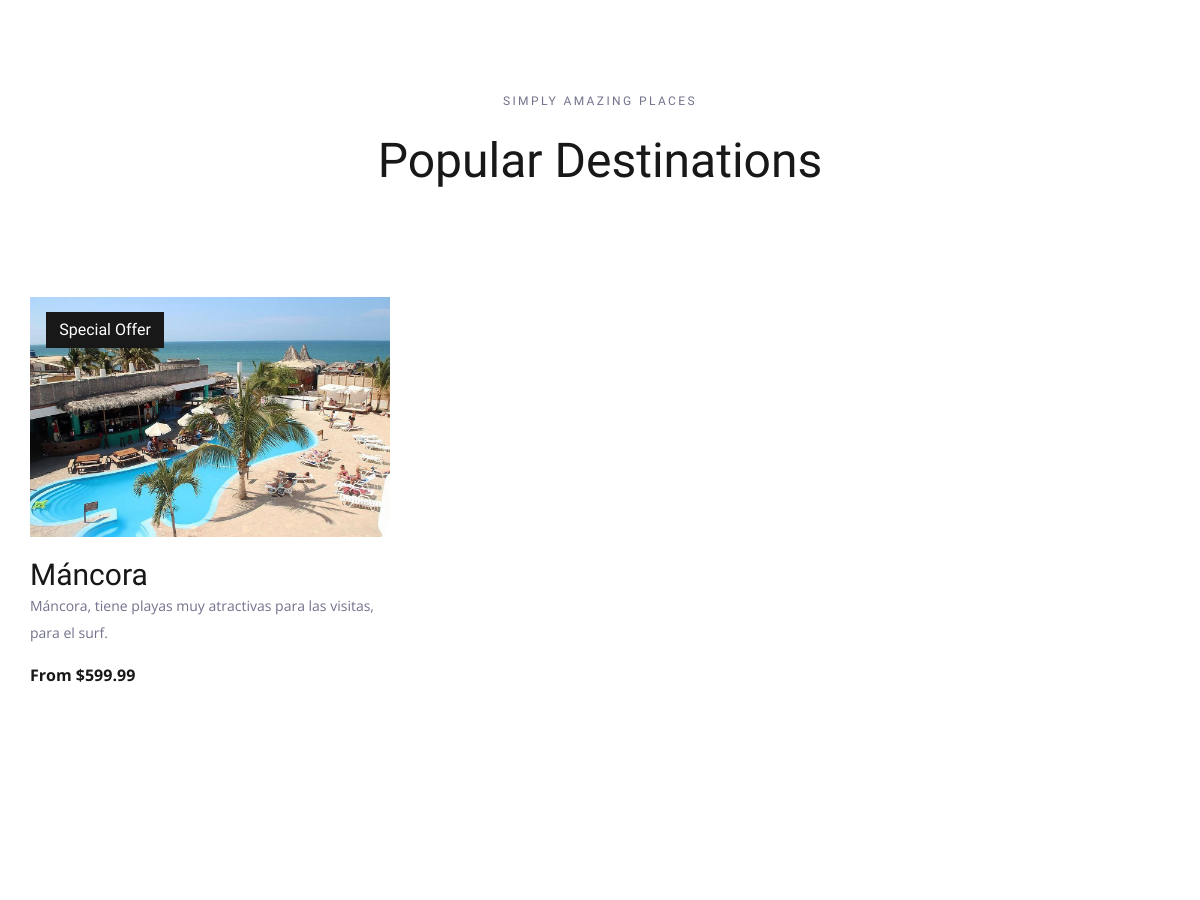
The app's page / (middle part), older data.
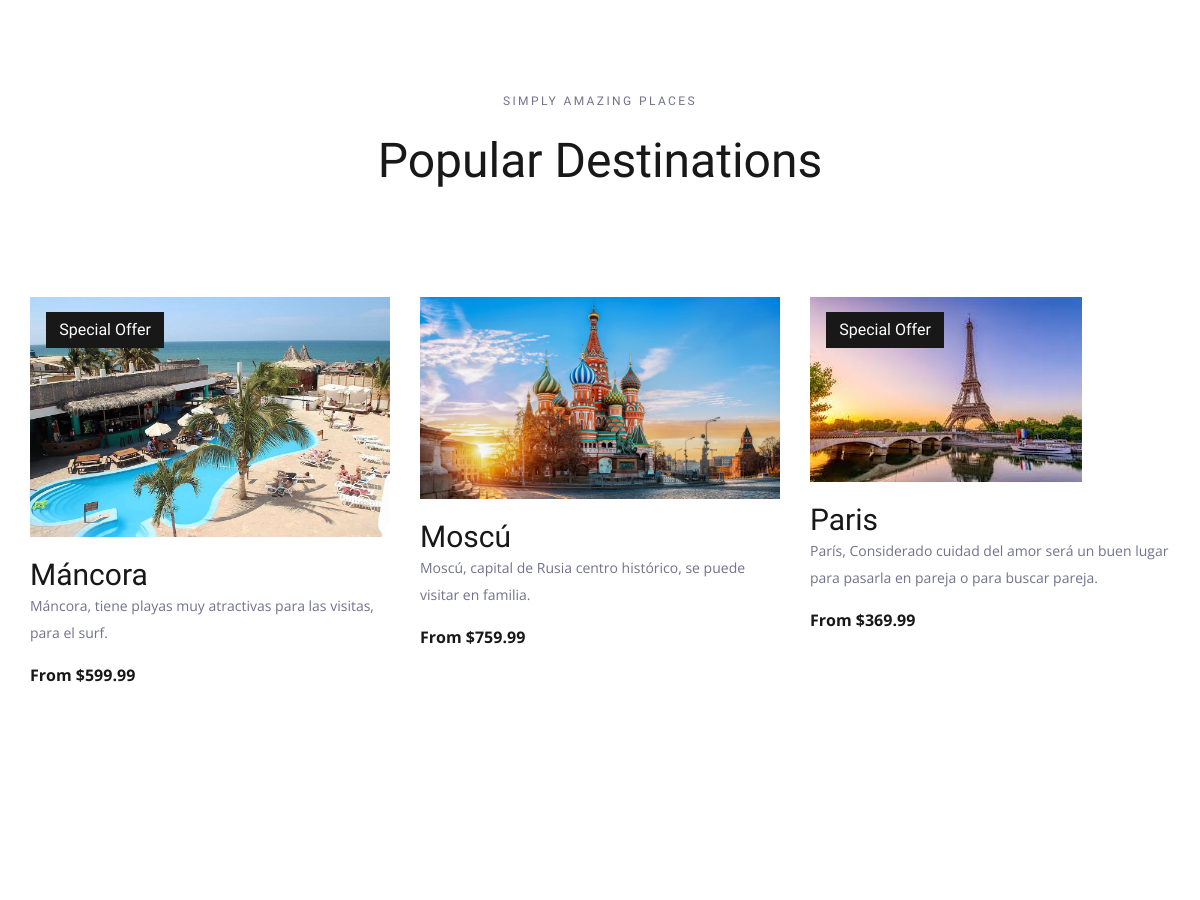
The same page, newer data.
### travello/models.py (models this page shows)
class Destino(models.Model):
    name  = models.CharField(max_length=100)
    img   = models.ImageField(upload_to='pics')
    desc  = models.TextField()
    price = models.FloatField()
    offer = models.BooleanField(default=False)
    state = models.BooleanField(default=True)

### travello/views.py (the view)
# urls.py: path("",views.index, name="index")
def index(request):
    dests = Destino.objects.all()
    return render(request,"index.html",{'dests':dests})

### templates/index.html (shortened to what this page needs)
{% load static %}
<!DOCTYPE html>
<html lang="en">
<head>
<link rel="stylesheet" type="text/css" href="{% static 'styles/bootstrap4/bootstrap.min.css' %}">
<link href="{% static 'plugins/font-awesome-4.7.0/css/font-awesome.min.css' %}" rel="stylesheet" type="text/css">
<link rel="stylesheet" type="text/css" href="{% static 'plugins/OwlCarousel2-2.2.1/owl.carousel.css' %}">
<link rel="stylesheet" type="text/css" href="{% static 'plugins/OwlCarousel2-2.2.1/owl.theme.default.css' %}">
<link rel="stylesheet" type="text/css" href="{% static 'plugins/OwlCarousel2-2.2.1/animate.css' %}">
<link rel="stylesheet" type="text/css" href="{% static 'styles/main_styles.css' %}">
<link rel="stylesheet" type="text/css" href="{% static 'styles/responsive.css' %}">
</head>
<body>
<div class="super_container">
	<div class="destinations" id="destinations">
		<div class="container">
			<div class="row">
				<div class="col text-center">
					<div class="section_subtitle">simply amazing places</div>
					<div class="section_title"><h2>Popular Destinations</h2></div>
				</div>
			</div>
			<div class="row destinations_row">
				<div class="col">
					<div class="destinations_container item_grid">
						{% for dest in dests %}
						<div class="destination item">
							<div class="destination_image">
								<img src="{{dest.img.url}}" alt="image_of_{{dest.name}}">
								{% if dest.offer %}
								<div class="spec_offer text-center"><a href="#">Special Offer</a></div>
								{% endif %}
							</div>
							<div class="destination_content">
								<div class="destination_title"><a href="destinations.html">{{dest.name}}</a></div>
								<div class="destination_subtitle"><p>{{dest.desc}}</p></div>
								<div class="destination_price">From ${{dest.price}}</div>
							</div>
						</div>
						{% endfor %}
					</div>
				</div>
			</div>
		</div>
	</div>
	<div class="testimonials" id="testimonials">
		<div class="parallax_background parallax-window" data-parallax="scroll" data-image-src="{% static 'images/testimonials.jpg' %}" data-speed="0.8"></div>
	</div>
</div>
</body>
</html>

### static/styles/main_styles.css (style rules this page uses)
* { margin: 0; padding: 0; -webkit-font-smoothing: antialiased; -webkit-text-shadow: rgba(0,0,0,.01) 0 0 1px; text-shadow: rgba(0,0,0,.01) 0 0 1px; }
body { font-family: 'Open Sans', sans-serif; font-size: 14px; font-weight: 400; background: #FFFFFF; color: #a5a5a5; }
div { display: block; position: relative; -webkit-box-sizing: border-box; -moz-box-sizing: border-box; box-sizing: border-box; }
p { font-family: 'Open Sans', sans-serif; font-size: 14px; line-height: 1.9285; font-weight: 400; color: #72728c; -webkit-font-smoothing: antialiased; -webkit-text-shadow: rgba(0,0,0,.01) 0 0 1px; text-shadow: rgba(0,0,0,.01) 0 0 1px; }
p:last-of-type { margin-bottom: 0; }
a, a:hover, a:visited, a:active, a:link { text-decoration: none; -webkit-font-smoothing: antialiased; -webkit-text-shadow: rgba(0,0,0,.01) 0 0 1px; text-shadow: rgba(0,0,0,.01) 0 0 1px; }
h2 { font-size: 48px; }
h1, h2, h3, h4, h5, h6 { font-family: 'Oswald', sans-serif; font-weight: 400; -webkit-font-smoothing: antialiased; -webkit-text-shadow: rgba(0,0,0,.01) 0 0 1px; text-shadow: rgba(0,0,0,.01) 0 0 1px; }
.super_container { width: 100%; overflow: hidden; }
.parallax-window { min-height: 400px; background: transparent; }
.parallax_background { position: absolute; top: 0; left: 0; width: 100%; height: 100%; }
.destinations { width: 100%; background: #FFFFFF; padding-top: 115px; padding-bottom: 116px; }
.section_subtitle { font-family: 'Oswald', sans-serif; font-size: 12px; font-weight: 400; color: #72728c; line-height: 0.75; text-transform: uppercase; letter-spacing: 0.2em; }
.section_title { color: #181818; margin-top: 26px; }
.destinations_row { margin-top: 99px; }
.destination_image { width: 100%; }
.destination_image img { max-width: 100%; }
.spec_offer { position: absolute; top: 15px; left: 16px; width: 118px; height: 36px; background: #181818; }
.spec_offer a { display: block; font-family: 'Oswald', sans-serif; font-size: 16px; color: #FFFFFF; line-height: 36px; font-weight: 400; }
.destinations_container { width: calc(100% + 30px); left: -15px; }
.destination { width: calc(100% / 3); padding-left: 15px; padding-right: 15px; margin-bottom: 33px; }
.destination_title { margin-top: 15px; }
.destination_title a { font-family: 'Oswald', sans-serif; font-size: 30px; font-weight: 400; color: #181818; }
.destination_subtitle { margin-top: -4px; }
.destination_price { font-size: 16px; font-weight: 700; color: #181818; margin-top: 16px; }
.testimonials { width: 100%; padding-top: 118px; padding-bottom: 115px; }

Row changes from the older to the newer data that the page shows:
added Destino: img (picture), name "Moscú", desc "Moscú, capital de Rusia centro histórico, se puede visitar en familia.", price "759.99"
added Destino: img (picture), offer "Special Offer", name "Paris", desc "París, Considerado cuidad del amor será un buen lugar para pasarla en pareja o para buscar pareja.", price "369.99"
